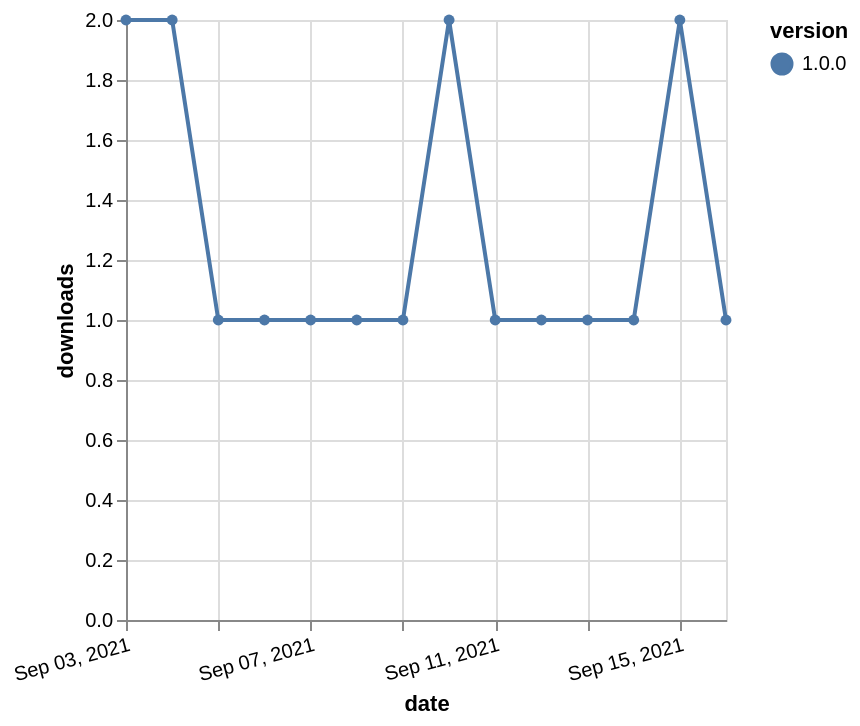

Vega-Lite specification stored for this chart:
### Vega-Lite specification from a JSON file in a GitHub repository (floating-point values rounded to 4 significant figures)
{"$schema": "https://vega.github.io/schema/vega-lite/v5.json", "description": "A simple bar chart with embedded data.", "data": {"values": [{"date": "2021-09-03", "total": 37, "delta": 2, "version": "1.0.0"}, {"date": "2021-09-04", "total": 39, "delta": 2, "version": "1.0.0"}, {"date": "2021-09-05", "total": 40, "delta": 1, "version": "1.0.0"}, {"date": "2021-09-06", "total": 41, "delta": 1, "version": "1.0.0"}, {"date": "2021-09-07", "total": 42, "delta": 1, "version": "1.0.0"}, {"date": "2021-09-08", "total": 43, "delta": 1, "version": "1.0.0"}, {"date": "2021-09-09", "total": 44, "delta": 1, "version": "1.0.0"}, {"date": "2021-09-10", "total": 46, "delta": 2, "version": "1.0.0"}, {"date": "2021-09-11", "total": 47, "delta": 1, "version": "1.0.0"}, {"date": "2021-09-12", "total": 48, "delta": 1, "version": "1.0.0"}, {"date": "2021-09-13", "total": 49, "delta": 1, "version": "1.0.0"}, {"date": "2021-09-14", "total": 50, "delta": 1, "version": "1.0.0"}, {"date": "2021-09-15", "total": 52, "delta": 2, "version": "1.0.0"}, {"date": "2021-09-16", "total": 53, "delta": 1, "version": "1.0.0"}]}, "width": "container", "mark": {"type": "line", "point": {"filled": true}}, "encoding": {"x": {"field": "date", "type": "temporal", "timeUnit": "yearmonthdate", "title": "date", "axis": {"labelAngle": -15}}, "y": {"field": "delta", "type": "quantitative", "title": "downloads"}, "color": {"field": "version", "type": "nominal"}, "tooltip": {"field": "delta"}}}
